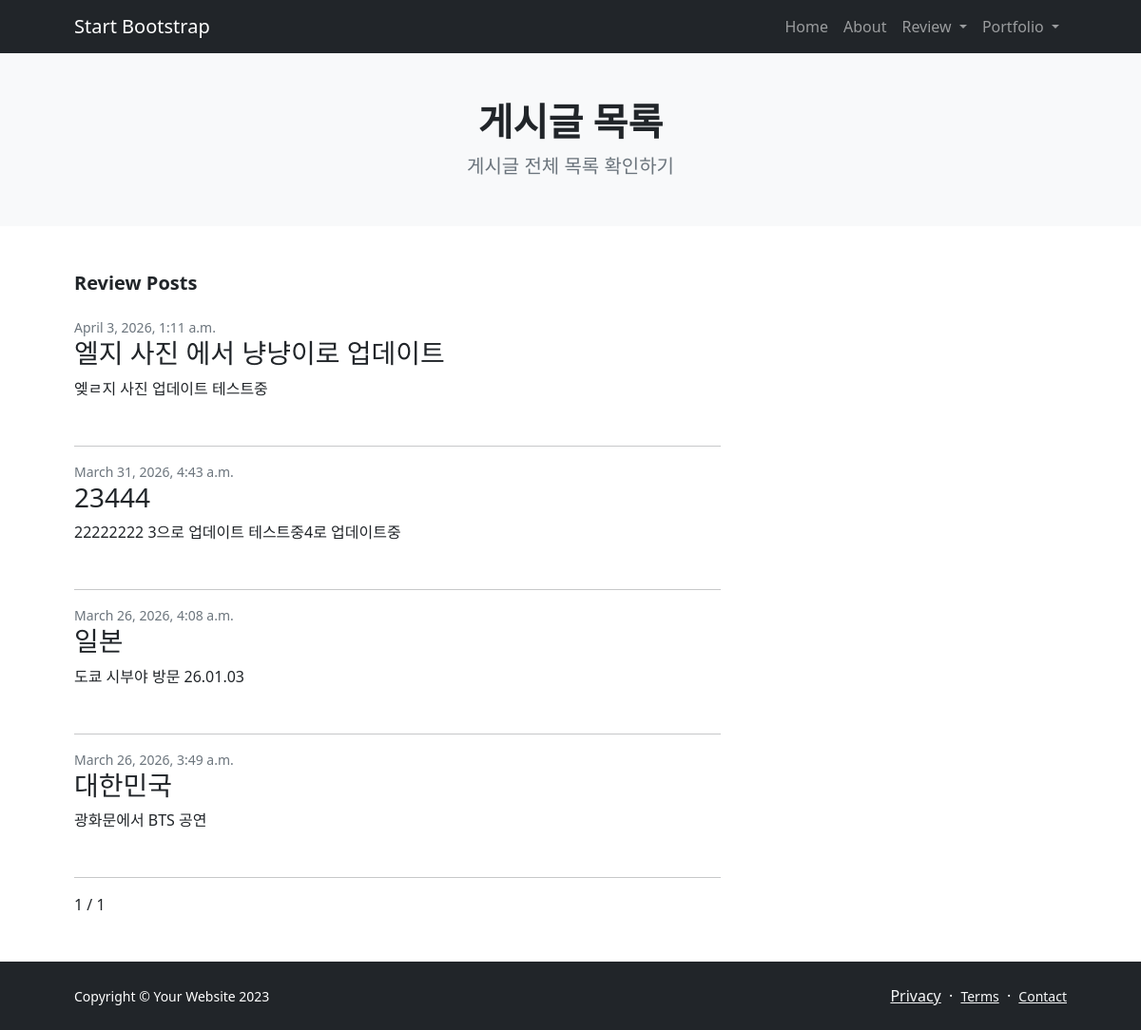
The app's page /reviewHome/blog_list/, older data.
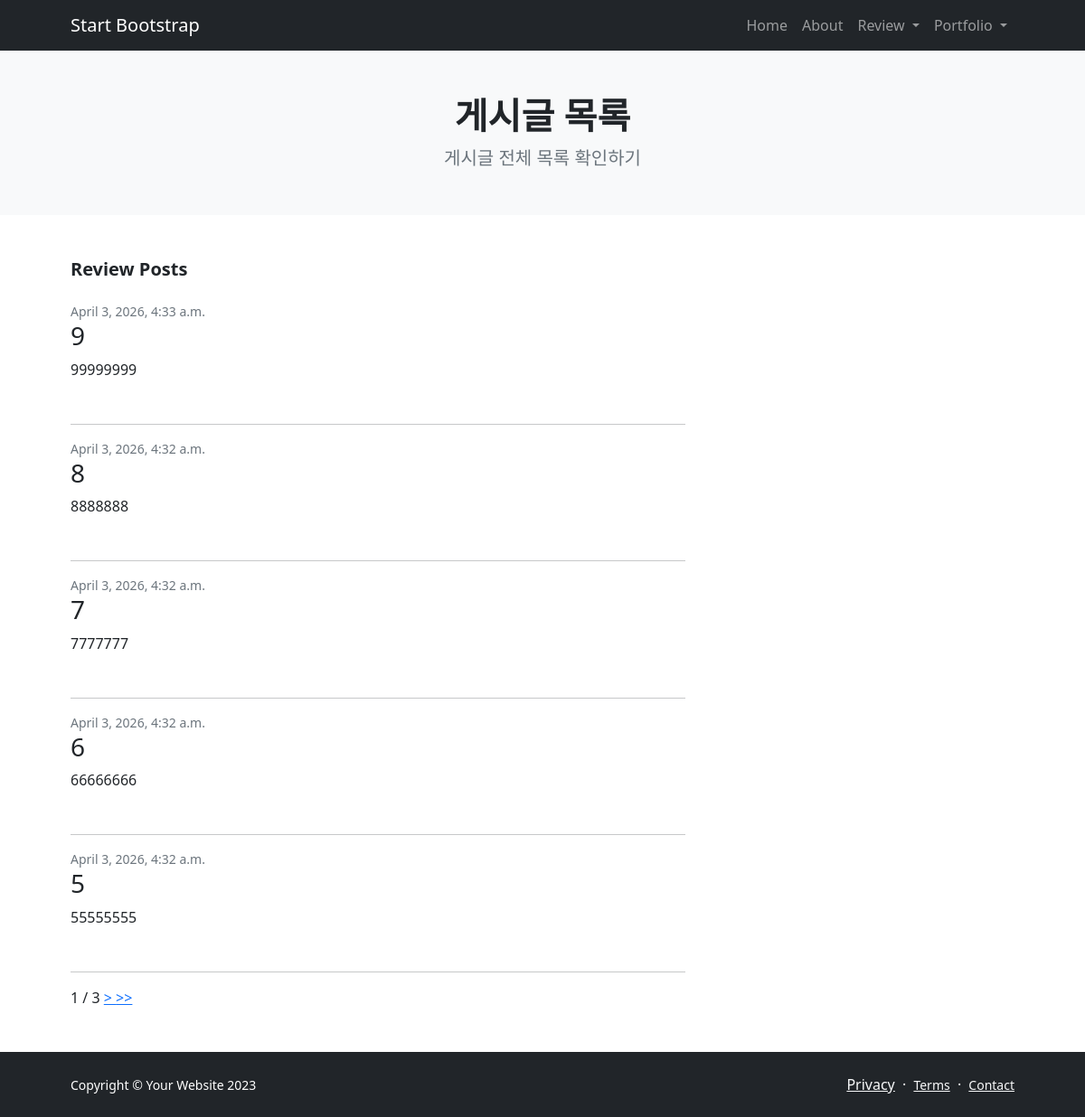
The same page, newer data.
### travel/models.py (models this page shows, shortened)
class Review(models.Model):
    title = models.CharField(verbose_name="제목", max_length=128)
    body = models.TextField(verbose_name="내용", default="")
    created_at = models.DateTimeField(verbose_name="작성일", auto_now_add=True)
    photo = models.ImageField(verbose_name="이미지", blank=True, null=True, upload_to='blog_photo')

### reviewHome/views.py (the view)
# urls.py: path("blog_list/", views.blog_list, name="blog_list"),
def blog_list(request):
    review = Review.objects.all().order_by('-created_at')
    my_paginator = Paginator(review, 5)
    page_num = request.GET.get('page')
    review = my_paginator.get_page(page_num)
    return render(request, "blog_list.html", {"review" : review})

### reviewHome/templates/blog_list.html (shortened to what this page needs)
{% load static %}
<!DOCTYPE html>
<html lang="en">
  <head>
    <link href="https://cdn.jsdelivr.net/npm/bootstrap-icons@1.5.0/font/bootstrap-icons.css" rel="stylesheet" />
    <link href="{% static 'css/styles.css' %}" rel="stylesheet" />
  </head>
  <body class="d-flex flex-column">
    <main class="flex-shrink-0">
      <nav class="navbar navbar-expand-lg navbar-dark bg-dark">
        <div class="container px-5">
          <a class="navbar-brand" href="{% url 'home' %}">Start Bootstrap</a>
          <div class="collapse navbar-collapse" id="navbarSupportedContent">
            <ul class="navbar-nav ms-auto mb-2 mb-lg-0">
              <li class="nav-item"><a class="nav-link" href="{% url 'home' %}">Home</a></li>
              <li class="nav-item"><a class="nav-link" href="about.html">About</a></li>
              <li class="nav-item dropdown">
                <a
                  class="nav-link dropdown-toggle"
                  id="navbarDropdownBlog"
                  href="#"
                  role="button"
                  data-bs-toggle="dropdown"
                  aria-expanded="false"
                >
                  Review
                </a>
              </li>
              <li class="nav-item dropdown">
                <a
                  class="nav-link dropdown-toggle"
                  id="navbarDropdownPortfolio"
                  href="#"
                  role="button"
                  data-bs-toggle="dropdown"
                  aria-expanded="false"
                >
                  Portfolio
                </a>
              </li>
            </ul>
          </div>
        </div>
      </nav>
      <header class="bg-light py-5">
        <div class="container px-5">
          <div class="text-center">
            <h1 class="fw-bolder">게시글 목록</h1>
            <p class="lead fw-normal text-muted mb-0">게시글 전체 목록 확인하기</p>
          </div>
        </div>
      </header>
      <section class="py-5">
        <div class="container px-5">
          <div class="row gx-5">
            <div class="col-lg-8">
              <h2 class="fw-bolder fs-5 mb-4">Review Posts</h2>
              {% for review in review %}
              <div class="mb-5">
                <div class="small text-muted">{{ review.created_at }}</div>
                <a class="link-dark text-decoration-none" href="{% url 'blog_detail' review.id %}">
                    <h3>{{ review.title }}</h3>
                </a>
                <p class="mb-2">{{ review.body }}</p>
              </div>
              <hr />
              {% empty %}
              <div class="mb-5">
                <p class="text-muted">아직 작성된 게시글이 없습니다.</p>
              </div>
              {% endfor %}
            </div>
            <div>
                <span>{{ review.number }}</span>
                <span>/</span>
                <span>{{ review.paginator.num_pages }}</span>
                {% if review.has_next %}
                    <a href="?page={{ review.next_page_number }}"> &gt; </a>
                    <a href="?page={{ review.paginator.num_pages }}"> &gt;&gt; </a>
                {% endif %}
            </div>
          </div>
        </div>
      </section>
    </main>
    <footer class="bg-dark py-4 mt-auto">
      <div class="container px-5">
        <div class="row align-items-center justify-content-between flex-column flex-sm-row">
          <div class="col-auto">
            <div class="small m-0 text-white">Copyright &copy; Your Website 2023</div>
          </div>
          <div class="col-auto">
            <a class="link-light smallF" href="#!">Privacy</a>
            <span class="text-white mx-1">&middot;</span>
            <a class="link-light small" href="#!">Terms</a>
            <span class="text-white mx-1">&middot;</span>
            <a class="link-light small" href="#!">Contact</a>
          </div>
        </div>
      </div>
    </footer>
  </body>
</html>

Row changes from the older to the newer data that the page shows:
no longer on this page (row unchanged): Review: created_at "April 3, 2026, 1:11 a.m.", title "엘지 사진 에서 냥냥이로 업데이트", body "엦ㄹ지 사진 업데이트 테스트중"
no longer on this page (row unchanged): Review: created_at "March 31, 2026, 4:43 a.m.", title "23444", body "22222222 3으로 업데이트 테스트중4로 업데이트중"
no longer on this page (row unchanged): Review: created_at "March 26, 2026, 4:08 a.m.", title "일본", body "도쿄 시부야 방문 26.01.03"
no longer on this page (row unchanged): Review: created_at "March 26, 2026, 3:49 a.m.", title "대한민국", body "광화문에서 BTS 공연"
added Review: created_at "April 3, 2026, 4:33 a.m.", title "9", body "99999999"
added Review: created_at "April 3, 2026, 4:32 a.m.", title "8", body "8888888"
added Review: created_at "April 3, 2026, 4:32 a.m.", title "7", body "7777777"
added Review: created_at "April 3, 2026, 4:32 a.m.", title "6", body "66666666"
added Review: created_at "April 3, 2026, 4:32 a.m.", title "5", body "55555555"
Text that changed along with them:
{{ review.paginator.num_pages }}: "1" → "3"
